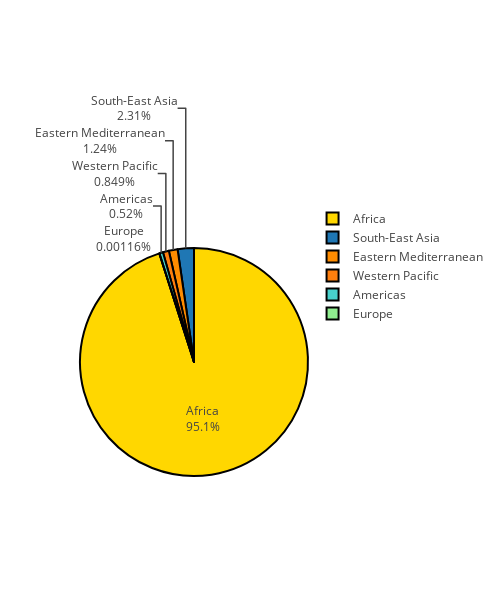

The notebook cell this image was saved under:
### Markdown cell above
7) DEATH RATE WITH RESPECT TO WHO REGION

### Code cell
import plotly.graph_objects as go
colors = ['gold', 'mediumturquoise', 'darkorange', 'lightgreen']

fig = go.Figure(data=[go.Pie(labels=who_group["WHO Region"],
                                 values=who_group['No. of deaths'])])
fig.update_traces(hoverinfo='label+percent', textinfo='label+percent',textfont_size=12,
                  marker=dict(colors=colors, line=dict(color='#000000', width=2)))
fig.update_layout(width=500,
    height=600)
fig.show()

### Figure 1 — Plotly figure (JSON) as saved in the notebook; plotly's stock layout.template omitted (floating-point values rounded to 4 significant figures)
{"data": [{"hoverinfo": "label+percent", "labels": ["Africa", "Americas", "Eastern Mediterranean", "Europe", "South-East Asia", "Western Pacific"], "marker": {"colors": ["gold", "mediumturquoise", "darkorange", "lightgreen"], "line": {"color": "#000000", "width": 2}}, "textfont": {"size": 12}, "textinfo": "label+percent", "type": "pie", "values": [2053621, 11225, 26764, 25, 49803, 18330]}], "layout": {"height": 600, "width": 500}}
